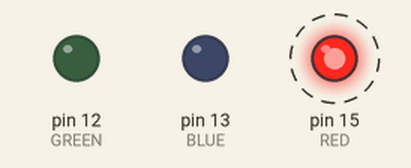
Recording of a sketch running on a simulated Arduino Uno, built with avr-gcc and run on an emulated ATmega328P. Parts: output pins drawn as LEDs (lit = HIGH). Dashed ring = blinking.

Above: at 1.0 s.
Timing chart, 0 to 4.8 s (numbered marks = the images above):
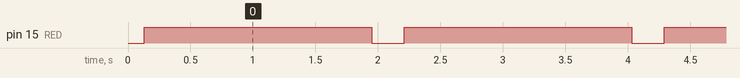

The sketch:

dimmerForloop.ino
```cpp
const int RED = 15;
const int GREEN = 12;
const int BLUE = 13;
long i;

void setup() {
  pinMode(RED, OUTPUT);
  pinMode(GREEN, OUTPUT);
  pinMode(BLUE, OUTPUT);
}

void loop() {
  for(i=0; i<=1023; i++){
  analogWrite(RED, i);
  delay(1);
  }
  for(i=1023; i>=0; i--){
  analogWrite(RED, i);
  delay(1);
  }
}
```

Measured:
- by itself, pin 15 (RED): alternates HIGH for 1.8 s and LOW for 0.26 s
